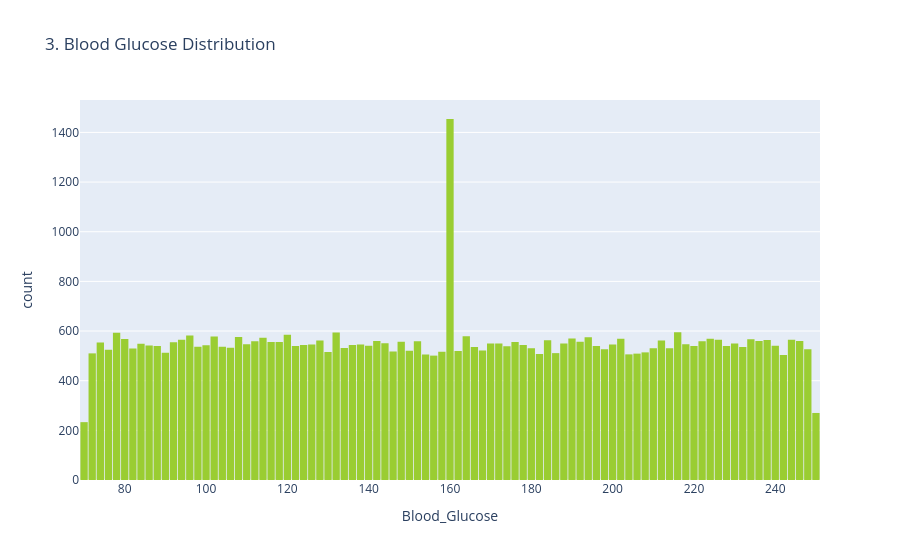

Source (notebook cell):
### Markdown cell above
## 3. Blood Glucose Distribution

### Code cell
# Create interactive Blood Glucose histogram
fig = px.histogram( 
    df_clean, 
    x="Blood_Glucose",
    title="3. Blood Glucose Distribution",
    color_discrete_sequence=['yellowgreen'],
)

fig.update_layout(bargap=0.1)
fig.show()

### Figure 1 — Plotly figure (JSON) as saved in the notebook; plotly's stock layout.template omitted (floating-point values rounded to 4 significant figures; data arrays with more than 128 entries replaced by an {"elided": "..."} marker saying what was removed)
{"data": [{"bingroup": "x", "hovertemplate": "Blood_Glucose=%{x}<br>count=%{y}<extra></extra>", "legendgroup": "", "marker": {"color": "yellowgreen", "pattern": {"shape": ""}}, "name": "", "orientation": "v", "showlegend": false, "type": "histogram", "x": {"elided": "50000 float values"}, "xaxis": "x", "yaxis": "y"}], "layout": {"bargap": 0.1, "barmode": "relative", "legend": {"tracegroupgap": 0}, "title": {"text": "3. Blood Glucose Distribution"}, "xaxis": {"anchor": "y", "domain": [0, 1], "title": {"text": "Blood_Glucose"}}, "yaxis": {"anchor": "x", "domain": [0, 1], "title": {"text": "count"}}}}
